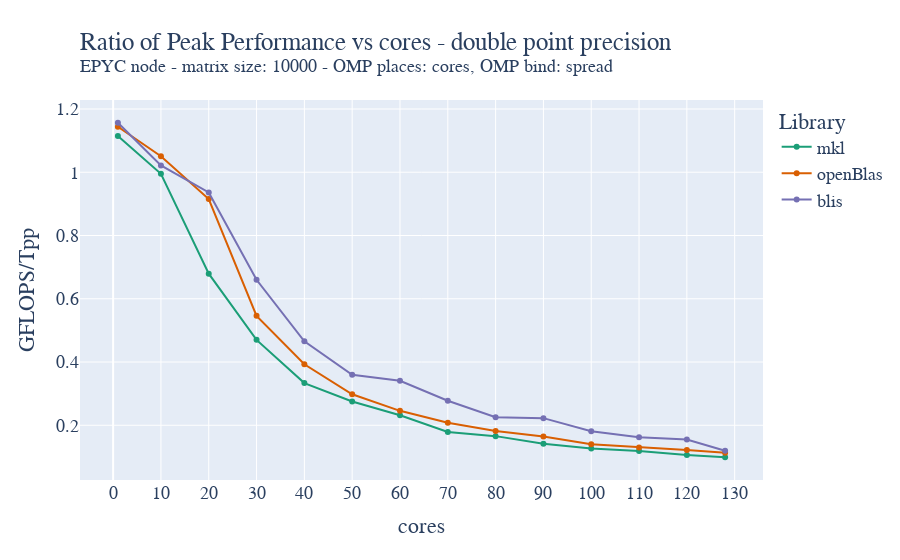

Write notebook code for a chart like this one.
### Code cell
fig = go.Figure()

fig.add_trace(go.Scatter(x=mkl_double_avg["cores"]["mean"], y=mkl_double_avg["gflops"]["mean"]/T_peak_double, name='mkl',))
fig.add_trace(go.Scatter(x=oblas_double_avg["cores"]["mean"], y=oblas_double_avg["gflops"]["mean"]/T_peak_double, name='openBlas',))
fig.add_trace(go.Scatter(x=blis_double_avg["cores"]["mean"], y=blis_double_avg["gflops"]["mean"]/T_peak_double, name='blis',))

fig.update_layout(
    title=go.layout.Title(
        text="Ratio of Peak Performance vs cores - double point precision<br><sup>EPYC node - matrix size: 10000 - OMP places: cores, OMP bind: spread</sup>",
        xref="paper",
        x=0,
    ),
    xaxis_title="cores",
    xaxis = dict(
        tickmode = 'linear',
        tick0 = '0',
        dtick = '10'
    ),
    yaxis_title="GFLOPS/Tpp",
    legend_title="Library",
    font=dict(
        family="Courier New, monospace",
        size=18,
    ),
    colorway=["#1b9e77","#d95f02", "#7570b3"]
)
fig.show()
fig.write_image("/home/andres/hpc/Foundations_of_HPC_2022/Assignment/my_assignment/report/images/fixed_size_epyc_double_gflops_spread_ratio.pdf", height=500, width=1000)

### Figure 1 — Plotly figure (JSON) as saved in the notebook; plotly's stock layout.template omitted (floating-point values rounded to 4 significant figures)
{"data": [{"name": "mkl", "type": "scatter", "x": [1, 10, 20, 30, 40, 50, 60, 70, 80, 90, 100, 110, 120, 128], "y": [1.114, 0.995, 0.6795, 0.47, 0.3335, 0.2752, 0.2316, 0.1789, 0.1657, 0.1414, 0.1266, 0.1184, 0.1063, 0.09893]}, {"name": "openBlas", "type": "scatter", "x": [1, 10, 20, 30, 40, 50, 60, 70, 80, 90, 100, 110, 120, 128], "y": [1.144, 1.051, 0.9151, 0.5459, 0.3928, 0.298, 0.2457, 0.2078, 0.1818, 0.1647, 0.1397, 0.1294, 0.1215, 0.1135]}, {"name": "blis", "type": "scatter", "x": [1, 10, 20, 30, 40, 50, 60, 70, 80, 90, 100, 110, 120, 128], "y": [1.156, 1.022, 0.936, 0.66, 0.4653, 0.3598, 0.3408, 0.2775, 0.2257, 0.2225, 0.1812, 0.1624, 0.155, 0.1197]}], "layout": {"colorway": ["#1b9e77", "#d95f02", "#7570b3"], "font": {"family": "Courier New, monospace", "size": 18}, "legend": {"title": {"text": "Library"}}, "title": {"text": "Ratio of Peak Performance vs cores - double point precision<br><sup>EPYC node - matrix size: 10000 - OMP places: cores, OMP bind: spread</sup>", "x": 0, "xref": "paper"}, "xaxis": {"dtick": "10", "tick0": "0", "tickmode": "linear", "title": {"text": "cores"}}, "yaxis": {"title": {"text": "GFLOPS/Tpp"}}}}
